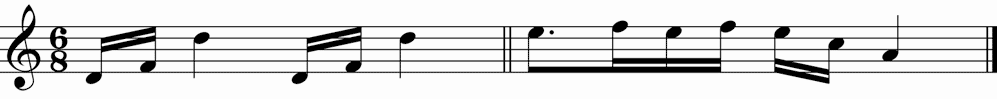
#> input picture dataset/3.png, 997 x 99 px
$ python main.py
#> lines starting #> are read from the running program, lines starting #| are printed output that depends on the picture; after the words box and inside, x2 and y2 are one past the last pixel; in counts of white or black regions, pixels touching at a corner belong together
from matplotlib import pyplot as plt
import cv2 as cv
import numpy as np

#DATASET EXTRACTED FROM https://danbruno.net/writing/ocarina/

def vertical(img):

    # Binarizamos a imagem
    binarized = cv.adaptiveThreshold(img, 255, cv.ADAPTIVE_THRESH_MEAN_C, cv.THRESH_BINARY, 15, -2)
    # Criamos uma cópia
    vertical = np.copy(binarized)
    # Pegamos a dimensão do array
    rows = vertical.shape[0]
    # O valor 20 foi através de experimentação e nos deu um melhor resultado final,
    # quanto menor o valor maior foi a abstração do resultado final.
    # Para a imagem 4 o melhor valor ficou entre 90~100.
    verticalsize = rows / 20
    # Pegamos a estrutura do elemento/imagem
    verticalStructure = cv.getStructuringElement(cv.MORPH_CROSS, (1, int(verticalsize)))
    # Aplicamos a erosão na imagem (valorizamos os pixels com os menores valores, entre 0 e 1 sempre será escolhido o menor)
    vertical = cv.erode(vertical, verticalStructure)
    # Em seguida aplicamos a dilatação que é o inverso da Erosão, justamente para realçarmos os pontos das notas.
    vertical = cv.dilate(vertical, verticalStructure)
    # RESULTADO
    cv.imshow("FINAL", vertical)

    cv.waitKey(0)

def horizontal(img):
    bw = cv.adaptiveThreshold(img, 255, cv.ADAPTIVE_THRESH_MEAN_C, cv.THRESH_BINARY, 15, -2)
    horizontal = np.copy(bw)
    cols = horizontal.shape[1]
    horizontal_size = cols / 15
    horizontalStructure = cv.getStructuringElement(cv.MORPH_RECT, (int(horizontal_size), 1))
    horizontal = cv.erode(horizontal, horizontalStructure)
    horizontal = cv.dilate(horizontal, horizontalStructure)
    cv.imshow("FINAL", horizontal)
    cv.waitKey(0)

colored = cv.imread('dataset/3.png', cv.IMREAD_COLOR)
#> colored is the input picture: shape (99, 997, 3); min 0, max 253, mean 222.2
img = cv.cvtColor(colored, cv.COLOR_BGR2GRAY)
gray = cv.bitwise_not(img)
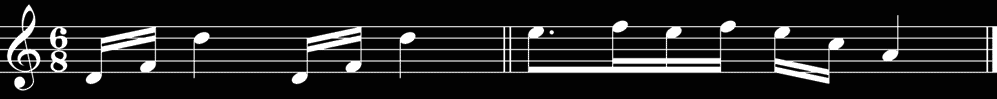
#> gray: shape (99, 997); min 2, max 255, mean 32.8

vertical(gray)
#> in vertical, `binarized = cv.adaptiveThreshold(img, 255, cv.ADAPTIVE_THRESH_MEAN_C, ..`:
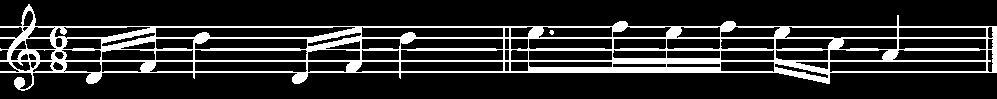
#> binarized: shape (99, 997); 16.6% white; 2 white regions (1 under 20 px), largest, box (x1, y1, x2, y2) and area: (0, 4, 997, 91) 16348
#> in vertical, `vertical = cv.erode(vertical, verticalStructure)`:
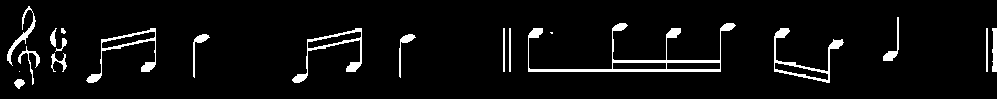
#> vertical: shape (99, 997); 5.1% white; 20 white regions (2 under 20 px), largest, box (x1, y1, x2, y2) and area: (528, 23, 736, 72) 1463, (774, 28, 844, 83) 644, (292, 28, 362, 83) 612
#> in vertical, `vertical = cv.dilate(vertical, verticalStructure)`:
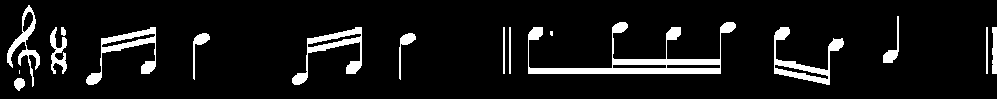
#> vertical: shape (99, 997); 8.1% white; 17 white regions (2 under 20 px), largest, box (x1, y1, x2, y2) and area: (528, 22, 736, 74) 2537, (774, 27, 844, 85) 1055, (292, 27, 362, 85) 1026
# Extra Horizontal
horizontal(gray)
#> in horizontal, `horizontal = cv.erode(horizontal, horizontalStructure)`:
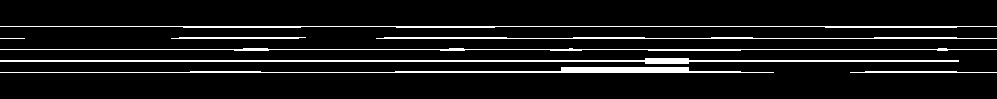
#> horizontal: shape (99, 997); 8% white in thin lines or dots, all inside (x1, y1, x2, y2) = (0, 26, 997, 73)
#> in horizontal, `horizontal = cv.dilate(horizontal, horizontalStructure)`:
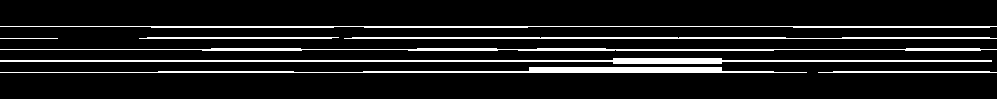
#> horizontal: shape (99, 997); 10.1% white; 8 white regions, largest, box (x1, y1, x2, y2) and area: (0, 58, 992, 64) 2420, (0, 67, 807, 73) 2126, (0, 48, 997, 51) 1831

$ run again, with dataset/1.png copied over dataset/3.png
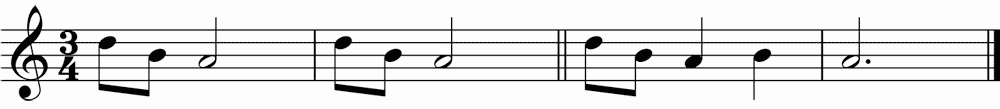
#> input picture dataset/1.png, 1000 x 109 px
#> colored is the input picture: shape (109, 1000, 3); min 3, max 253, mean 227.8
#> in vertical, `binarized = cv.adaptiveThreshold(img, 255, cv.ADAPTIVE_THRESH_MEAN_C, ..`:
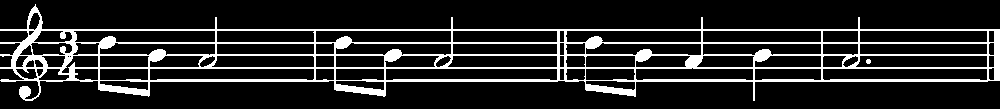
#> binarized: shape (109, 1000); 14.2% white; 2 white regions, box (x1, y1, x2, y2) and area: (0, 4, 1000, 101) 15468, (866, 59, 871, 64) 21
#> in horizontal, `horizontal = cv.dilate(horizontal, horizontalStructure)`:
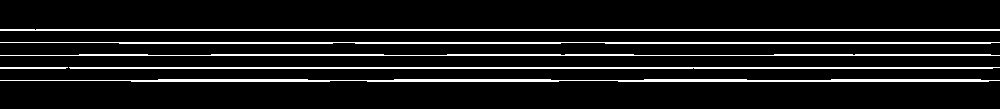
#> horizontal: shape (109, 1000); 8.9% white in thin lines or dots, all inside (x1, y1, x2, y2) = (0, 29, 1000, 82)

$ run again, with dataset/2.png copied over dataset/3.png
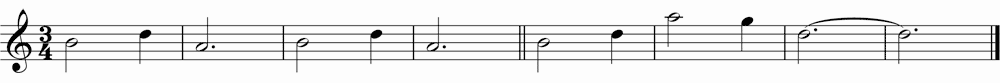
#> input picture dataset/2.png, 1000 x 83 px
#> colored is the input picture: shape (83, 1000, 3); min 2, max 253, mean 234.8
#> in vertical, `binarized = cv.adaptiveThreshold(img, 255, cv.ADAPTIVE_THRESH_MEAN_C, ..`:
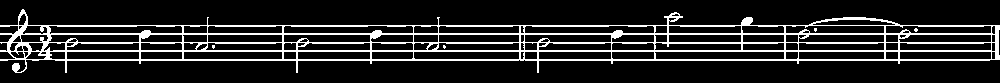
#> binarized: shape (83, 1000); 14% white in thin lines or dots, all inside (x1, y1, x2, y2) = (0, 9, 1000, 73)
#> in horizontal, `horizontal = cv.dilate(horizontal, horizontalStructure)`:
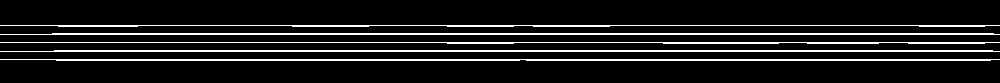
#> horizontal: shape (83, 1000); 10.3% white in thin lines or dots, all inside (x1, y1, x2, y2) = (0, 25, 1000, 61)

$ run again, with dataset/4.png copied over dataset/3.png
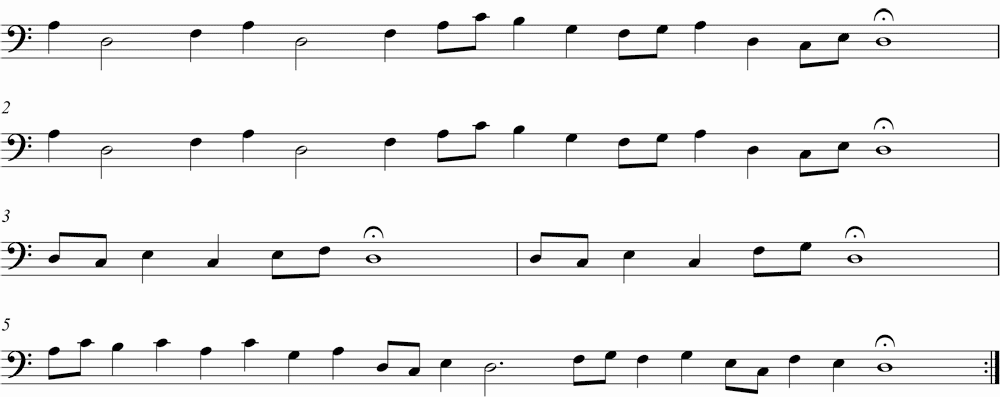
#> input picture dataset/4.png, 1000 x 397 px
#> colored is the input picture: shape (397, 1000, 3); min 1, max 253, mean 237.9
#> in vertical, `binarized = cv.adaptiveThreshold(img, 255, cv.ADAPTIVE_THRESH_MEAN_C, ..`:
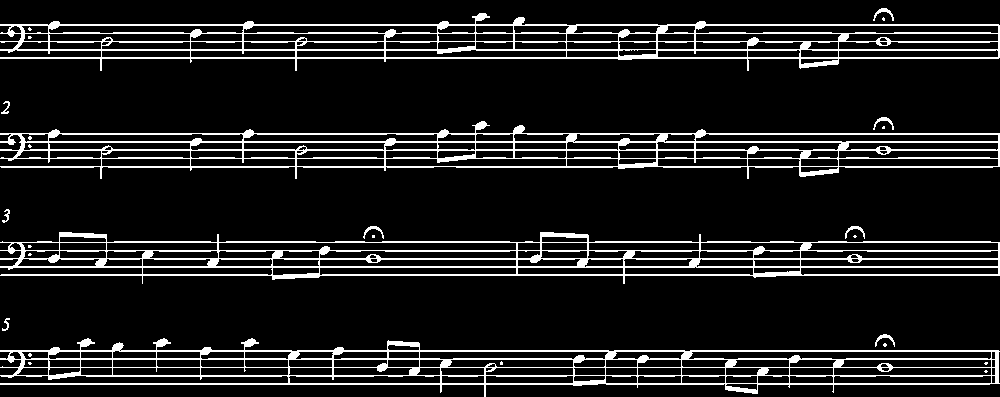
#> binarized: shape (397, 1000); 11.5% white in thin lines or dots
#> in horizontal, `horizontal = cv.dilate(horizontal, horizontalStructure)`:
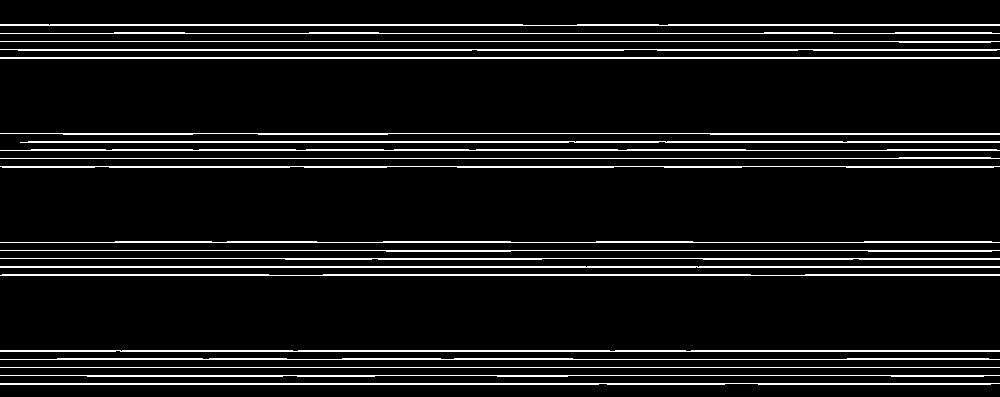
#> horizontal: shape (397, 1000); 8.2% white in thin lines or dots
